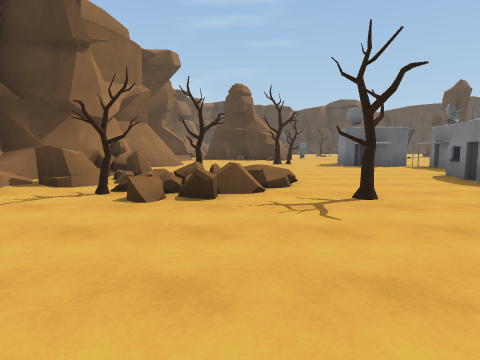
View 1 (above)

24 first-person views from a walk through a scene from a Unity 3-D project. The camera is 1.3 m above the floor, tilts 6° down and sees 75° across. The floor is counted in squares, 2 m on a side. Each view is taken from the middle of a square. On the plan, view 1 faces up. The plan holds only what a view shows up to about 10 squares ahead; the rest is blank. The place goes on beyond the plan. Surface patterns are stand-ins for the level's own textures.

View 2
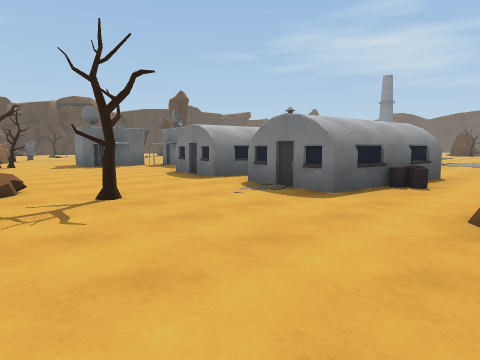

View 3
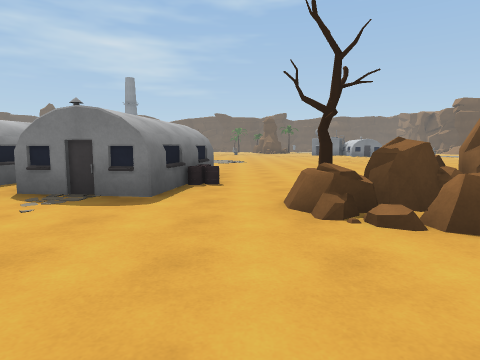

View 4
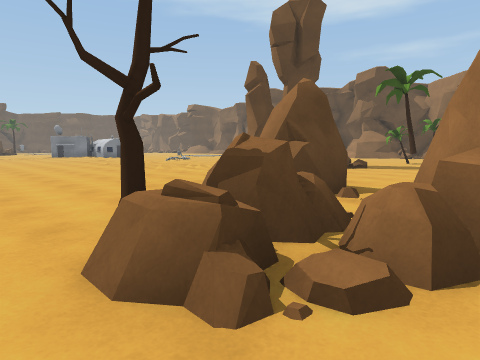

View 5
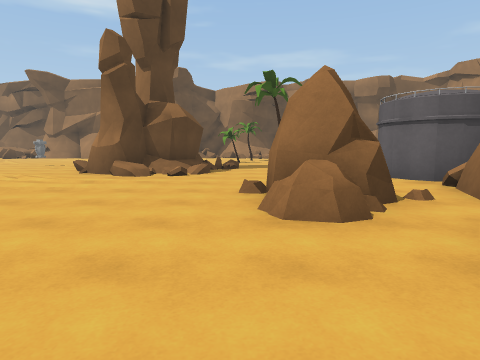

View 6
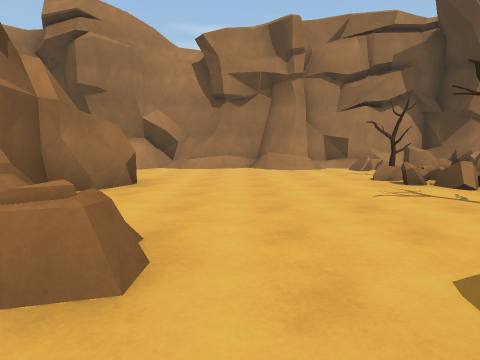

View 7
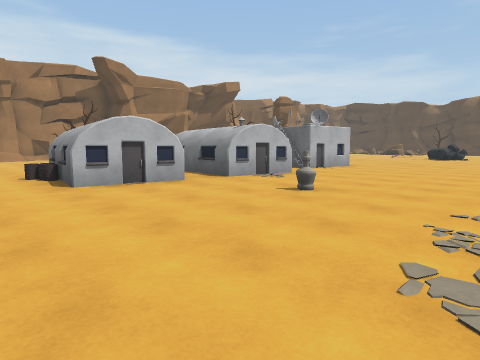

View 8
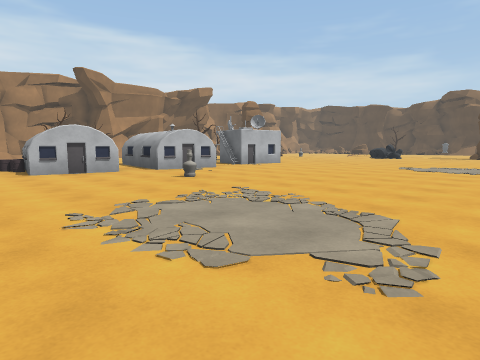

View 9
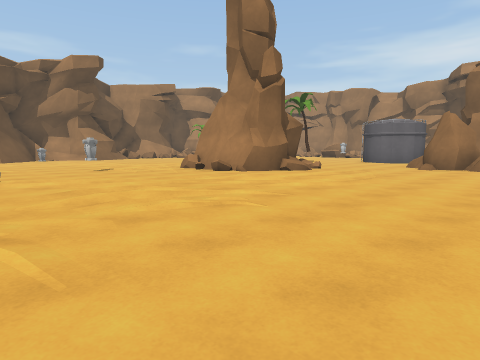

View 10
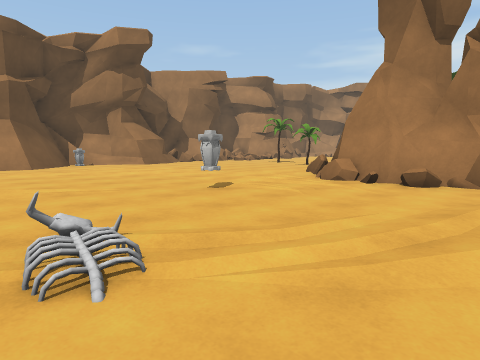

View 11
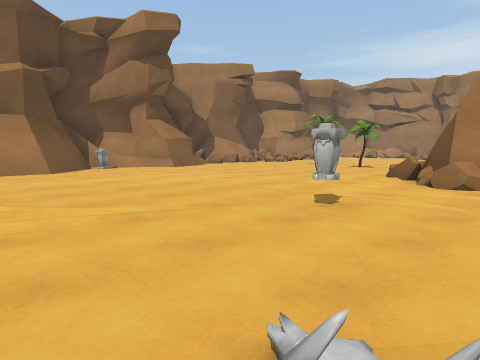

View 12
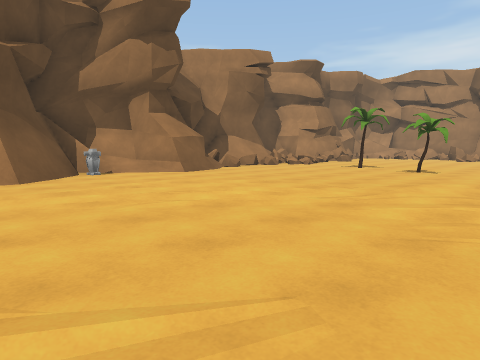

View 13
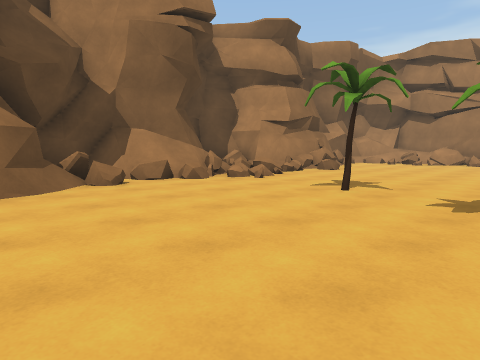

View 14
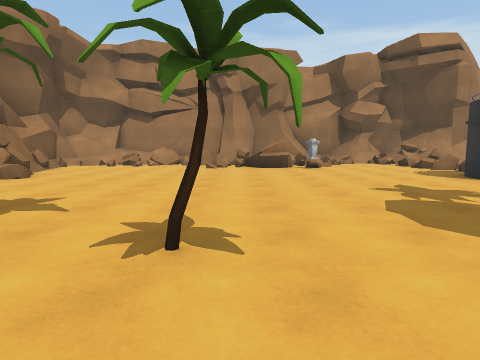

View 15
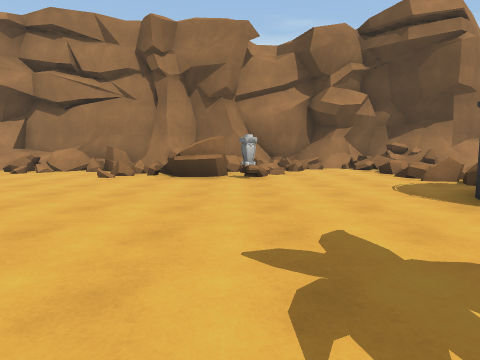

View 16
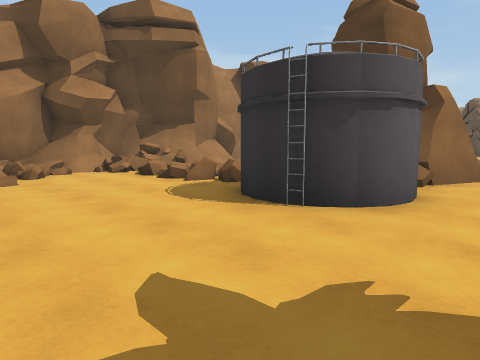

View 17
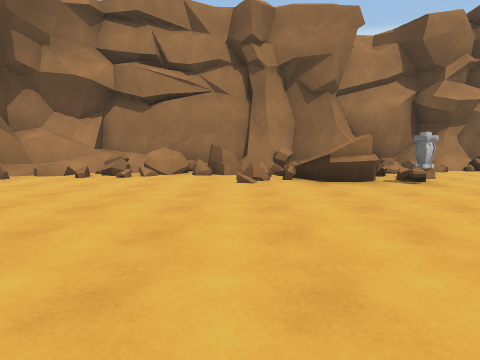

View 18
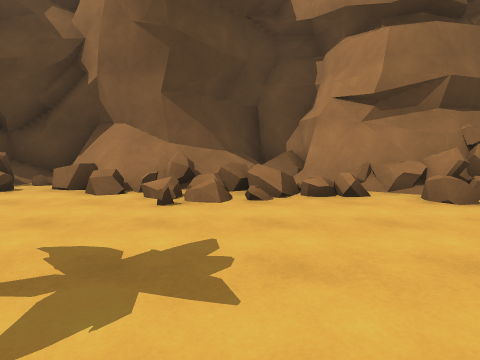

View 19
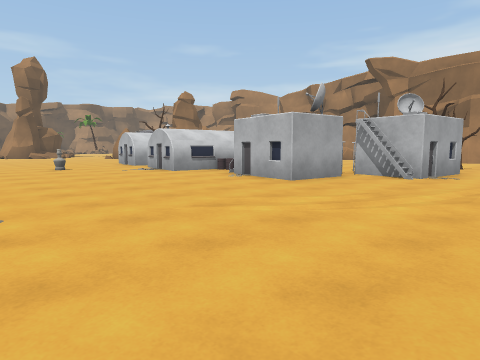

View 20
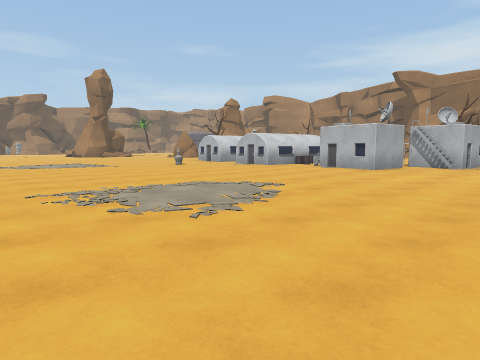

View 21
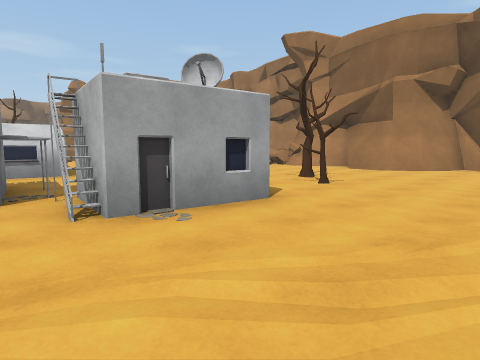

View 22
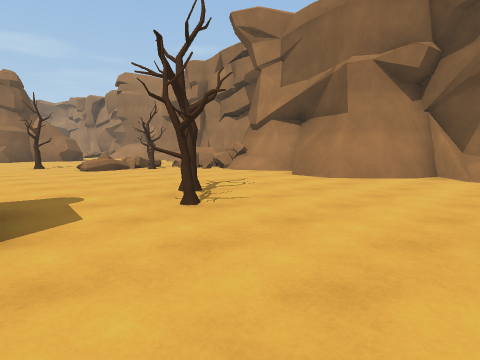

View 23
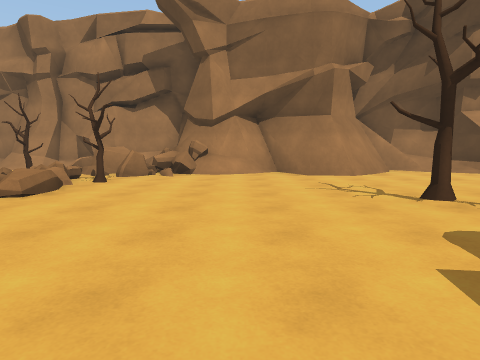

View 24
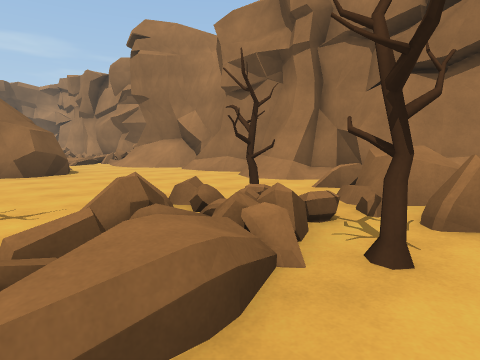

### Floor plan
Key: @ floor where view 1 was taken; # wall or solid block; . floor; / step, stairs or slope; = window, fence, low wall or low ledge; ^ raised ledge; B building; T tree; R rock; O other object.
Columns run from 6 left of view 1 to 17 right of it. Each row starts with its distance up from view 1.
 15   ##. ........
 14   #........... .........
 13   #.....................
 12   ##....T.BB#...........
 11   ##...T..BBB...........
 10   ##........BBB.........
  9   #/........#B.........
  8  ###...................
  7  ####......BBB.........
  6  #=^=T=/...BBBB........
  5  #==#==/...BBBB........
  4  #..T=..T..B ...O......
  3  #........BBBB.........
  2  #.........BBB.........
  1  #.....................
  0 ##....@..RRT...........
 -1 #/...##.RRR............
 -2 ##/.. ####.R...........
 -3  #/.=   ##RR...........
 -4 ##/     #..R...........
 -5 #==/=   #...........//.
 -6 ##==#=. #..............
 -7 #/.....##....####......
 -8 ###........T.####....#.
 -9 ##=#........   ##......
-10  #==O........ =#...O...
-11  # #=..................
-12  ###........T..........
-13  #=...................
-14  ##.........T.........
-15  #=#..................
-16  #==..................
-17  #=#...#=.=#...##...##
-18  #########===#=##/O###
-19          ##^########
-20          ##^ ##   #

Positions as (right, up) in squares from view 1, and headings:
1: (0, 0), facing up
2: (0, 0), facing up-right
3: (0, 1), facing right
4: (2, 1), facing down-right
5: (6, 1), facing down
6: (5, 1), facing left
7: (13, 0), facing up-left
8: (16, 0), facing up-left
9: (16, -1), facing down-left
10: (16, -6), facing down-left
11: (16, -8), facing down-left
12: (15, -10), facing down-left
13: (10, -12), facing down-left
14: (8, -12), facing left
15: (5, -10), facing left
16: (4, -10), facing up-left
17: (4, -13), facing left
18: (4, -13), facing down
19: (13, 14), facing down-left
20: (17, 14), facing down-left
21: (7, 15), facing down-left
22: (4, 15), facing down-left
23: (5, 9), facing left
24: (1, 7), facing down-left
